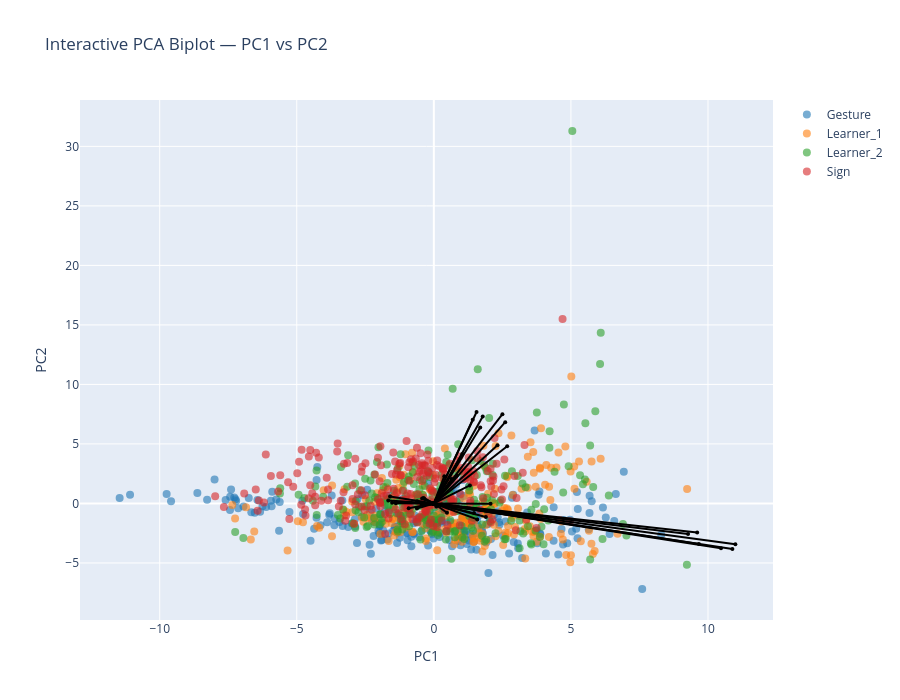

Notebook cell for this chart:
### Markdown cell above
### Biplot PC1-PC2

### Code cell
pcs_to_plot = [1, 2]  # PC1–PC2

sig_features_GS = (
    df_sig_vars_GS[
        (df_sig_vars_GS["sig_loading"]) &
        (df_sig_vars_GS["PC"].isin(pcs_to_plot))
    ]["feature"]
    .unique()
)

feature_names = df_clean.columns[:-1]
selected_vars = [feature_names.get_loc(f) for f in sig_features_GS if f in feature_names]

arrow_strength = (
    df_sig_vars_GS[df_sig_vars_GS["PC"].isin([1,2])]
    .groupby("feature")["index_loading"]
    .mean()
    .to_dict()
)

interactive_PCA_biplot(
    score=x_new_GS, 
    coeff=loadings_GS, 
    labels=feature_names, 
    y=y, 
    selected_vars=selected_vars, 
    pc_x=1, pc_y=2,
    show_labels=False,
    le=le,
    arrow_strength=arrow_strength
)

# static plot
static_PCA_biplot(
    score=x_new_GS, 
    coeff=loadings_GS, 
    labels=feature_names, 
    y=y, 
    selected_vars=selected_vars, 
    pc_x=1, pc_y=2,
    show_labels=False,
    arrow_strength=arrow_strength,
    le=le,
    save_path=os.path.join(curfolder, "Plots", "PCA_GS_all_PC1_2_biplot.png")
)

### Figure 1 — Plotly figure (JSON) as saved in the notebook; plotly's stock layout.template omitted (floating-point values rounded to 4 significant figures; data arrays with more than 128 entries replaced by an {"elided": "..."} marker saying what was removed)
{"data": [{"hoverinfo": "text", "marker": {"color": "#1f77b4", "opacity": 0.6, "size": 8}, "mode": "markers", "name": "Gesture", "showlegend": true, "text": {"elided": "248 str values"}, "type": "scatter", "x": {"elided": "248 float values"}, "y": {"elided": "248 float values"}}, {"hoverinfo": "text", "marker": {"color": "#ff7f0e", "opacity": 0.6, "size": 8}, "mode": "markers", "name": "Learner_1", "showlegend": true, "text": {"elided": "244 str values"}, "type": "scatter", "x": {"elided": "244 float values"}, "y": {"elided": "244 float values"}}, {"hoverinfo": "text", "marker": {"color": "#2ca02c", "opacity": 0.6, "size": 8}, "mode": "markers", "name": "Learner_2", "showlegend": true, "text": {"elided": "240 str values"}, "type": "scatter", "x": {"elided": "240 float values"}, "y": {"elided": "240 float values"}}, {"hoverinfo": "text", "marker": {"color": "#d62728", "opacity": 0.6, "size": 8}, "mode": "markers", "name": "Sign", "showlegend": true, "text": {"elided": "239 str values"}, "type": "scatter", "x": {"elided": "239 float values"}, "y": {"elided": "239 float values"}}, {"hoverinfo": "text", "hovertext": "gross__magnitude__arm_speed_Gmean", "line": {"color": "black"}, "marker": {"size": 4}, "mode": "lines+markers", "showlegend": false, "textposition": "top center", "type": "scatter", "x": [0, 0.6963], "y": [0, -0.3676]}, {"hoverinfo": "text", "hovertext": "gross__variability__arm_speed_Gstd", "line": {"color": "black"}, "marker": {"size": 4}, "mode": "lines+markers", "showlegend": false, "textposition": "top center", "type": "scatter", "x": [0, 10.47], "y": [0, -3.755]}, {"hoverinfo": "text", "hovertext": "gross__magnitude__arm_speed_peak_mean", "line": {"color": "black"}, "marker": {"size": 4}, "mode": "lines+markers", "showlegend": false, "textposition": "top center", "type": "scatter", "x": [0, 9.668], "y": [0, -3.398]}, {"hoverinfo": "text", "hovertext": "gross__variability__arm_speed_peak_std", "line": {"color": "black"}, "marker": {"size": 4}, "mode": "lines+markers", "showlegend": false, "textposition": "top center", "type": "scatter", "x": [0, 0.3731], "y": [0, -0.1816]}, {"hoverinfo": "text", "hovertext": "gross__rhythm__arm_speed_peak_n", "line": {"color": "black"}, "marker": {"size": 4}, "mode": "lines+markers", "showlegend": false, "textposition": "top center", "type": "scatter", "x": [0, -0.9175], "y": [0, -0.4111]}, {"hoverinfo": "text", "hovertext": "gross__rhythm__arm_speed_peak_rate", "line": {"color": "black"}, "marker": {"size": 4}, "mode": "lines+markers", "showlegend": false, "textposition": "top center", "type": "scatter", "x": [0, -1.663], "y": [0, 0.2381]}, {"hoverinfo": "text", "hovertext": "gross__rhythm__arm_speed_mod_depth", "line": {"color": "black"}, "marker": {"size": 4}, "mode": "lines+markers", "showlegend": false, "textposition": "top center", "type": "scatter", "x": [0, 9.605], "y": [0, -2.444]}, {"hoverinfo": "text", "hovertext": "gross__magnitude__arm_acc_Gmean", "line": {"color": "black"}, "marker": {"size": 4}, "mode": "lines+markers", "showlegend": false, "textposition": "top center", "type": "scatter", "x": [0, 3.664], "y": [0, -1.09]}, {"hoverinfo": "text", "hovertext": "gross__variability__arm_acc_Gstd", "line": {"color": "black"}, "marker": {"size": 4}, "mode": "lines+markers", "showlegend": false, "textposition": "top center", "type": "scatter", "x": [0, 10.89], "y": [0, -3.835]}, {"hoverinfo": "text", "hovertext": "gross__magnitude__arm_acc_peak_mean", "line": {"color": "black"}, "marker": {"size": 4}, "mode": "lines+markers", "showlegend": false, "textposition": "top center", "type": "scatter", "x": [0, 11.0], "y": [0, -3.435]}, {"hoverinfo": "text", "hovertext": "gross__variability__arm_acc_peak_std", "line": {"color": "black"}, "marker": {"size": 4}, "mode": "lines+markers", "showlegend": false, "textposition": "top center", "type": "scatter", "x": [0, 1.465], "y": [0, -0.8119]}, {"hoverinfo": "text", "hovertext": "gross__rhythm__arm_acc_peak_n", "line": {"color": "black"}, "marker": {"size": 4}, "mode": "lines+markers", "showlegend": false, "textposition": "top center", "type": "scatter", "x": [0, -0.6173], "y": [0, -0.4327]}, {"hoverinfo": "text", "hovertext": "gross__rhythm__arm_acc_peak_rate", "line": {"color": "black"}, "marker": {"size": 4}, "mode": "lines+markers", "showlegend": false, "textposition": "top center", "type": "scatter", "x": [0, -1.391], "y": [0, 0.1059]}, {"hoverinfo": "text", "hovertext": "gross__rhythm__arm_acc_mod_depth", "line": {"color": "black"}, "marker": {"size": 4}, "mode": "lines+markers", "showlegend": false, "textposition": "top center", "type": "scatter", "x": [0, 9.274], "y": [0, -2.559]}, {"hoverinfo": "text", "hovertext": "gross__magnitude__arm_speed_integral", "line": {"color": "black"}, "marker": {"size": 4}, "mode": "lines+markers", "showlegend": false, "textposition": "top center", "type": "scatter", "x": [0, 1.583], "y": [0, -1.342]}, {"hoverinfo": "text", "hovertext": "gross__rhythm__arm_speed_sampen", "line": {"color": "black"}, "marker": {"size": 4}, "mode": "lines+markers", "showlegend": false, "textposition": "top center", "type": "scatter", "x": [0, -1.598], "y": [0, 0.581]}, {"hoverinfo": "text", "hovertext": "gross__smoothness__arm_intermittency", "line": {"color": "black"}, "marker": {"size": 4}, "mode": "lines+markers", "showlegend": false, "textposition": "top center", "type": "scatter", "x": [0, 0.4788], "y": [0, -0.7779]}, {"hoverinfo": "text", "hovertext": "gross__smoothness__arm_sparc", "line": {"color": "black"}, "marker": {"size": 4}, "mode": "lines+markers", "showlegend": false, "textposition": "top center", "type": "scatter", "x": [0, -0.4543], "y": [0, -0.01065]}, {"hoverinfo": "text", "hovertext": "gross__rhythm__band1_band_power_totalarm", "line": {"color": "black"}, "marker": {"size": 4}, "mode": "lines+markers", "showlegend": false, "textposition": "top center", "type": "scatter", "x": [0, 2.069], "y": [0, -0.03148]}, {"hoverinfo": "text", "hovertext": "gross__rhythm__band1_centroid_totalarm", "line": {"color": "black"}, "marker": {"size": 4}, "mode": "lines+markers", "showlegend": false, "textposition": "top center", "type": "scatter", "x": [0, -0.6094], "y": [0, 0.1927]}, {"hoverinfo": "text", "hovertext": "gross__rhythm__band1_entropy_totalarm", "line": {"color": "black"}, "marker": {"size": 4}, "mode": "lines+markers", "showlegend": false, "textposition": "top center", "type": "scatter", "x": [0, -0.08431], "y": [0, -0.0308]}, {"hoverinfo": "text", "hovertext": "gross__rhythm__band2_band_power_totalarm", "line": {"color": "black"}, "marker": {"size": 4}, "mode": "lines+markers", "showlegend": false, "textposition": "top center", "type": "scatter", "x": [0, -1.388], "y": [0, 0.006252]}, {"hoverinfo": "text", "hovertext": "gross__rhythm__band2_centroid_totalarm", "line": {"color": "black"}, "marker": {"size": 4}, "mode": "lines+markers", "showlegend": false, "textposition": "top center", "type": "scatter", "x": [0, -0.3338], "y": [0, -0.04759]}, {"hoverinfo": "text", "hovertext": "gross__rhythm__band2_entropy_totalarm", "line": {"color": "black"}, "marker": {"size": 4}, "mode": "lines+markers", "showlegend": false, "textposition": "top center", "type": "scatter", "x": [0, -0.1582], "y": [0, -0.01997]}, {"hoverinfo": "text", "hovertext": "gross__rhythm__band3_band_power_totalarm", "line": {"color": "black"}, "marker": {"size": 4}, "mode": "lines+markers", "showlegend": false, "textposition": "top center", "type": "scatter", "x": [0, -1.525], "y": [0, 0.06062]}, {"hoverinfo": "text", "hovertext": "gross__rhythm__band3_centroid_totalarm", "line": {"color": "black"}, "marker": {"size": 4}, "mode": "lines+markers", "showlegend": false, "textposition": "top center", "type": "scatter", "x": [0, -0.4274], "y": [0, 0.4112]}, {"hoverinfo": "text", "hovertext": "gross__rhythm__band3_entropy_totalarm", "line": {"color": "black"}, "marker": {"size": 4}, "mode": "lines+markers", "showlegend": false, "textposition": "top center", "type": "scatter", "x": [0, -0.3376], "y": [0, 0.3743]}, {"hoverinfo": "text", "hovertext": "gross__magnitude__bbmv_arms_total", "line": {"color": "black"}, "marker": {"size": 4}, "mode": "lines+markers", "showlegend": false, "textposition": "top center", "type": "scatter", "x": [0, 1.898], "y": [0, -1.141]}, {"hoverinfo": "text", "hovertext": "gross__coordination__arm_coupling", "line": {"color": "black"}, "marker": {"size": 4}, "mode": "lines+markers", "showlegend": false, "textposition": "top center", "type": "scatter", "x": [0, 0.2898], "y": [0, -0.08224]}, {"hoverinfo": "text", "hovertext": "gross__proxdist__proximalization_index", "line": {"color": "black"}, "marker": {"size": 4}, "mode": "lines+markers", "showlegend": false, "textposition": "top center", "type": "scatter", "x": [0, -0.1166], "y": [0, -0.009635]}, {"hoverinfo": "text", "hovertext": "fine__handshape__fingertip_spread_mean", "line": {"color": "black"}, "marker": {"size": 4}, "mode": "lines+markers", "showlegend": false, "textposition": "top center", "type": "scatter", "x": [0, 1.783], "y": [0, 7.308]}, {"hoverinfo": "text", "hovertext": "fine__variability__fingertip_spread_std", "line": {"color": "black"}, "marker": {"size": 4}, "mode": "lines+markers", "showlegend": false, "textposition": "top center", "type": "scatter", "x": [0, 1.418], "y": [0, 7.04]}, {"hoverinfo": "text", "hovertext": "fine__handshape__thumb_index_mean", "line": {"color": "black"}, "marker": {"size": 4}, "mode": "lines+markers", "showlegend": false, "textposition": "top center", "type": "scatter", "x": [0, 1.558], "y": [0, 7.686]}, {"hoverinfo": "text", "hovertext": "fine__variability__thumb_index_std", "line": {"color": "black"}, "marker": {"size": 4}, "mode": "lines+markers", "showlegend": false, "textposition": "top center", "type": "scatter", "x": [0, 2.32], "y": [0, 4.889]}, {"hoverinfo": "text", "hovertext": "fine__handshape__mcp_tip_mean", "line": {"color": "black"}, "marker": {"size": 4}, "mode": "lines+markers", "showlegend": false, "textposition": "top center", "type": "scatter", "x": [0, 1.691], "y": [0, 6.372]}, {"hoverinfo": "text", "hovertext": "fine__variability__mcp_tip_std", "line": {"color": "black"}, "marker": {"size": 4}, "mode": "lines+markers", "showlegend": false, "textposition": "top center", "type": "scatter", "x": [0, 1.038], "y": [0, 4.151]}, {"hoverinfo": "text", "hovertext": "fine__variability__thumb_opposition_std", "line": {"color": "black"}, "marker": {"size": 4}, "mode": "lines+markers", "showlegend": false, "textposition": "top center", "type": "scatter", "x": [0, 1.315], "y": [0, 1.515]}, {"hoverinfo": "text", "hovertext": "fine__handshape__handshape_size_mean", "line": {"color": "black"}, "marker": {"size": 4}, "mode": "lines+markers", "showlegend": false, "textposition": "top center", "type": "scatter", "x": [0, 2.501], "y": [0, 7.499]}, {"hoverinfo": "text", "hovertext": "fine__variability__handshape_size_std", "line": {"color": "black"}, "marker": {"size": 4}, "mode": "lines+markers", "showlegend": false, "textposition": "top center", "type": "scatter", "x": [0, 2.603], "y": [0, 6.827]}, {"hoverinfo": "text", "hovertext": "fine__variability__handshape_variability", "line": {"color": "black"}, "marker": {"size": 4}, "mode": "lines+markers", "showlegend": false, "textposition": "top center", "type": "scatter", "x": [0, 2.675], "y": [0, 4.805]}, {"hoverinfo": "text", "hovertext": "fine__magnitude__flexion_speed_mean", "line": {"color": "black"}, "marker": {"size": 4}, "mode": "lines+markers", "showlegend": false, "textposition": "top center", "type": "scatter", "x": [0, 0.839], "y": [0, 2.334]}, {"hoverinfo": "text", "hovertext": "fine__variability__flexion_speed_std", "line": {"color": "black"}, "marker": {"size": 4}, "mode": "lines+markers", "showlegend": false, "textposition": "top center", "type": "scatter", "x": [0, 0.6531], "y": [0, 2.064]}, {"hoverinfo": "text", "hovertext": "fine__coordination__finger_independence", "line": {"color": "black"}, "marker": {"size": 4}, "mode": "lines+markers", "showlegend": false, "textposition": "top center", "type": "scatter", "x": [0, -0.3754], "y": [0, 0.4638]}, {"hoverinfo": "text", "hovertext": "fine__variability__flexion_entropy", "line": {"color": "black"}, "marker": {"size": 4}, "mode": "lines+markers", "showlegend": false, "textposition": "top center", "type": "scatter", "x": [0, -0.08031], "y": [0, 0.007642]}, {"hoverinfo": "text", "hovertext": "fine__handshape__thumb_opposition_mean", "line": {"color": "black"}, "marker": {"size": 4}, "mode": "lines+markers", "showlegend": false, "textposition": "top center", "type": "scatter", "x": [0, 0.3824], "y": [0, 2.287]}, {"hoverinfo": "text", "hovertext": "fine__smoothness__flexion_intermittency", "line": {"color": "black"}, "marker": {"size": 4}, "mode": "lines+markers", "showlegend": false, "textposition": "top center", "type": "scatter", "x": [0, 0.08965], "y": [0, -0.2502]}], "layout": {"height": 700, "hovermode": "closest", "title": {"text": "Interactive PCA Biplot — PC1 vs PC2"}, "width": 900, "xaxis": {"title": {"text": "PC1"}}, "yaxis": {"title": {"text": "PC2"}}}}
